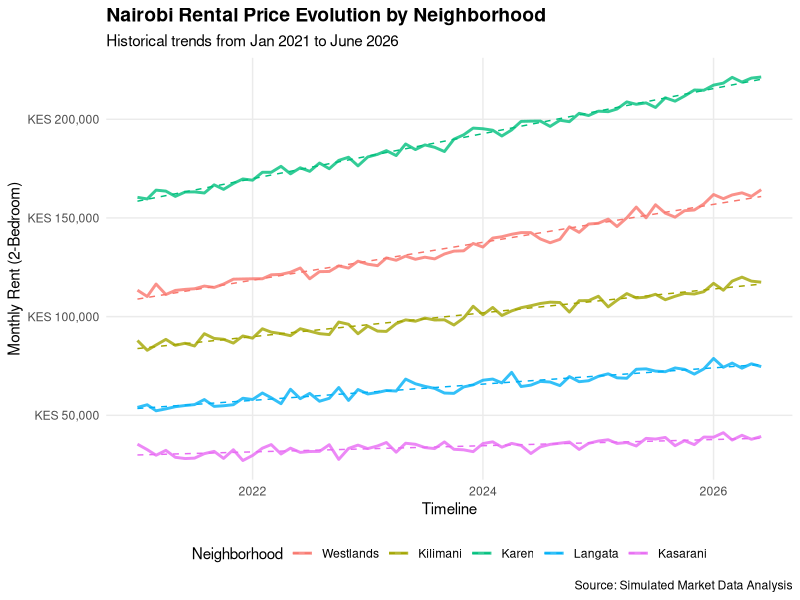

This figure's R source: (Note: this script raises an error after producing the figure.)
# analysis.R
# Nairobi Rental Price Trends Analysis (2021-2026)
# Date: 2026-06-24

library(tidyverse)
library(lubridate)
library(scales)
library(broom)

# 1. Synthetic Data Generation
# Simulating Nairobi rent data for 5 major neighborhoods over 5.5 years
set.seed(20260624)

neighborhoods <- c("Westlands", "Kilimani", "Karen", "Langata", "Kasarani")
dates <- seq(as.Date("2021-01-01"), as.Date("2026-06-01"), by = "month")

# Base prices represent average 2-bedroom apartments in KES
nairobi_rent_data <- expand.grid(Date = dates, Neighborhood = neighborhoods) %>%
  mutate(
    BasePrice = case_when(
      Neighborhood == "Karen" ~ 160000,
      Neighborhood == "Westlands" ~ 110000,
      Neighborhood == "Kilimani" ~ 85000,
      Neighborhood == "Langata" ~ 55000,
      Neighborhood == "Kasarani" ~ 30000
    ),
    # Adding a growth factor and seasonal noise
    MonthCount = as.numeric(interval(min(Date), Date) %/% months(1)),
    GrowthFactor = case_when(
      Neighborhood == "Westlands" ~ 1.006,  # 0.6% monthly growth
      Neighborhood == "Kasarani" ~ 1.004,   # 0.4% monthly growth
      TRUE ~ 1.005                         # 0.5% default monthly growth
    ),
    Seasonality = 1000 * sin(2 * pi * month(Date) / 12),
    RandomError = rnorm(n(), mean = 0, sd = 2000),
    Rent_KES = (BasePrice * (GrowthFactor ^ MonthCount)) + Seasonality + RandomError
  ) %>%
  select(Date, Neighborhood, Rent_KES)

# 2. Descriptive Statistics
cat("--- Neighborhood Rental Summary (2021-2026) ---\n")
rent_summary <- nairobi_rent_data %>%
  group_by(Neighborhood) %>%
  summarise(
    Min_Rent = min(Rent_KES),
    Max_Rent = max(Rent_KES),
    Current_Rent = last(Rent_KES),
    Average_Rent = mean(Rent_KES),
    Volatility = sd(Rent_KES)
  ) %>%
  arrange(desc(Current_Rent))

print(rent_summary)

# 3. Time Series Visualization
trend_plot <- ggplot(nairobi_rent_data, aes(x = Date, y = Rent_KES, color = Neighborhood)) +
  geom_line(size = 1, alpha = 0.8) +
  geom_smooth(method = "lm", linetype = "dashed", se = FALSE, size = 0.5) +
  scale_y_continuous(labels = label_comma(prefix = "KES ")) +
  labs(
    title = "Nairobi Rental Price Evolution by Neighborhood",
    subtitle = "Historical trends from Jan 2021 to June 2026",
    x = "Timeline",
    y = "Monthly Rent (2-Bedroom)",
    caption = "Source: Simulated Market Data Analysis"
  ) +
  theme_minimal() +
  theme(
    legend.position = "bottom",
    plot.title = element_text(face = "bold", size = 14),
    panel.grid.minor = element_blank()
  )

# 4. Growth Rate Calculation
# Calculating Compound Annual Growth Rate (CAGR)
cagr_analysis <- nairobi_rent_data %>%
  group_by(Neighborhood) %>%
  summarise(
    Start_Val = first(Rent_KES),
    End_Val = last(Rent_KES),
    Years = as.numeric(max(Date) - min(Date)) / 365.25
  ) %>%
  mutate(CAGR_Percent = ((End_Val / Start_Val)^(1 / Years) - 1) * 100)

cat("\n--- Compound Annual Growth Rate (CAGR) by Area ---\n")
print(cagr_analysis %>% select(Neighborhood, CAGR_Percent))

# 5. Simple Linear Forecasting for 2027
cat("\n--- 2027 Forecast Insights ---\n")
forecast_2027 <- nairobi_rent_data %>%
  group_by(Neighborhood) %>%
  do(model = lm(Rent_KES ~ MonthCount, data = .)) %>%
  mutate(
    Forecast_Dec_2027 = predict(model, newdata = data.frame(MonthCount = 83))
  ) %>%
  select(Neighborhood, Forecast_Dec_2027)

print(forecast_2027)

# Save outputs
# ggsave("nairobi_rent_trends.png", trend_plot, width = 10, height = 6)
# write.csv(nairobi_rent_data, "nairobi_rent_data_cleaned.csv", row.names = FALSE)

cat("\nAnalysis Complete. Visualizations generated.")
